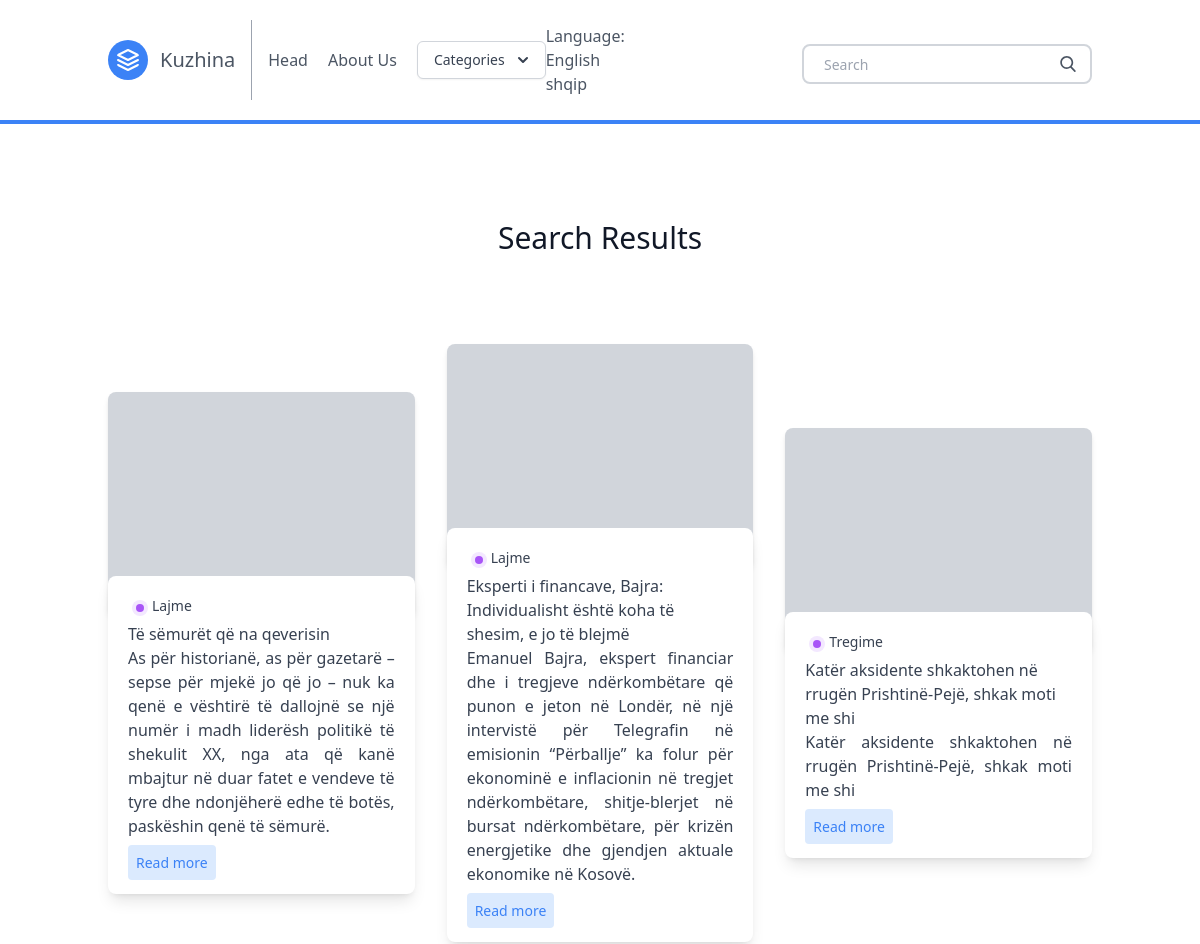
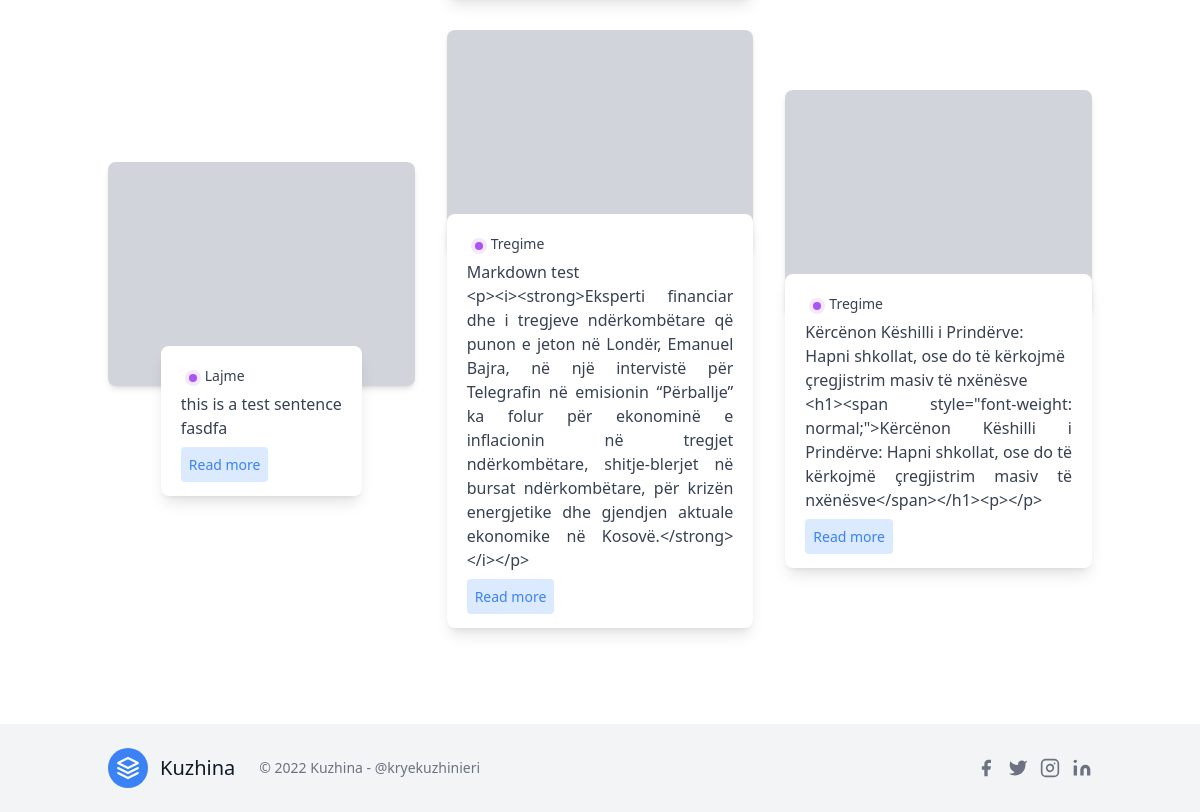
/en/search/, run on the app's committed database (2 pictures, top to bottom).
### blog/models.py (models this page shows, shortened)
class Post(models.Model):
    title = models.CharField(_('title'), max_length=100)
    slug = models.SlugField(_('slug'), unique=True, max_length=100)
    overview = models.TextField(_('overview'))
    timestamp = models.DateTimeField(_('timestamp'), auto_now_add=True)
    content = models.TextField(_('content'))
    author = models.ForeignKey(Author, on_delete=models.CASCADE)
    thumbnail = models.ImageField(_('thumbnail'))
    categories = models.ManyToManyField(Category)
    featured = models.BooleanField(_('featured'))

class Category(models.Model):
    title = models.CharField(_('title'), max_length=20)
    subtitle = models.CharField(_('subtitle'), max_length=20)
    slug = models.SlugField(_('slug'), unique=True)
    thumbnail = models.ImageField(_('thumbnail'))
    language = models.CharField(_('Language'), choices=LANGUAGES, max_length=20, default=LANGUAGES[1])

### blog/views.py (the view)
# urls.py: path('search/', search, name="search"),
def search(request):
    queryset = Post.objects.all()
    query = request.GET.get('q')
    if query:
        queryset = queryset.filter(
            Q(title__icontains=query) |
            Q(overview__icontains=query)
        ).distinct()
    context = {
        'object_list': queryset,
    }
    return render(request, "search_results.html", context)

### blog/templatetags/markdown_extras.py (called while the page is built)
@register.simple_tag
def get_categories():
    return Category.objects.all()[0:3]

### templates/search_results.html
{% extends 'base.html' %}
{% load i18n %}
{% block content %}
<section class="blog text-gray-700 body-font">
    <div class="container px-5 py-24 mx-auto">
      <div class="flex flex-wrap w-full mb-20 flex-col items-center text-center">
        <h1 class="sm:text-3xl text-2xl font-medium title-font mb-2 text-gray-900">
          {% trans "Search Results" %}</h1>
      </div>
      <div class="flex flex-wrap sm:-m-4 -mx-4 -mb-10 -mt-4">
        {% for obj in object_list %}
        <div class="p-4 md:w-1/3 md:mb-0 mb-6 flex flex-col justify-center items-center max-w-sm mx-auto">
          <div class="bg-gray-300 h-56 w-full rounded-lg shadow-md bg-cover bg-center" style="background-image: url(https://images.unsplash.com/photo-1521185496955-15097b20c5fe?ixlib=rb-1.2.1&ixid=eyJhcHBfaWQiOjEyMDd9&auto=format&fit=crop&w=1951&q=80"></div>
          <div class=" w-70 bg-white -mt-10 shadow-lg rounded-lg overflow-hidden p-5">
            <div class="header-content inline-flex ">
              <div class="category-badge flex-1  h-4 w-4 m rounded-full m-1 bg-purple-100">
                <div class="h-2 w-2 rounded-full m-1 bg-purple-500 " ></div>
              </div>
              {% for category in obj.categories.all %}
              <div class="category-title flex-1 text-sm">
                {{ category.title }}
              </div>
              {% endfor %}
            </div>
              <div class="title-post font-medium">
              {{ obj.title }}
              </div>
              <div class="summary-post text-base text-justify">
                {{ obj.overview }}
              </div>
              <div class="mt-3">
              <a href="{% url 'post' obj.slug %}" class="bg-blue-100 text-blue-500 rounded p-2 text-sm ">
                Read more
              </a>
            </div>
          </div>
        </div>
        {% endfor %}
      </div>
    </div>
</section>
{% endblock %}

### data on the page
Post: title "Të sëmurët që na qeverisin", overview "As për historianë, as për gazetarë – sepse për mjekë jo që jo – nuk ka qenë e vështirë të dallojnë se një numër i madh liderësh politikë të shekulit XX, nga ata që kanë mbajtur në duar fatet e vendeve të tyre dhe ndonjëherë edhe të botës, paskëshin qenë të sëmurë."
Category: title "Lajme"
Post: title "Eksperti i financave, Bajra: Individualisht është koha të shesim, e jo të blejmë", overview "Emanuel Bajra, ekspert financiar dhe i tregjeve ndërkombëtare që punon e jeton në Londër, në një intervistë për Telegrafin në emisionin “Përballje” ka folur për ekonominë e inflacionin në tregjet ndërkombëtare, shitje-blerjet në bursat ndërkombëtare, për krizën energjetike dhe gjendjen aktuale ekonomike në Kosovë."
Post: title "Katër aksidente shkaktohen në rrugën Prishtinë-Pejë, shkak moti me shi", overview "Katër aksidente shkaktohen në rrugën Prishtinë-Pejë, shkak moti me shi"
Category: title "Tregime"
Post: title "this is a test sentence", overview "fasdfa"
Post: title "Markdown test", overview "<p><i><strong>Eksperti financiar dhe i tregjeve ndërkombëtare që punon e jeton në Londër, Emanuel Bajra, në një intervistë për Telegrafin në emisionin “Përballje” ka folur për ekonominë e inflacionin në tregjet ndërkombëtare, shitje-blerjet në bursat ndërkombëtare, për krizën energjetike dhe gjendjen aktuale ekonomike në Kosovë.</strong></i></p>"
Post: title "Kërcënon Këshilli i Prindërve: Hapni shkollat, ose do të kërkojmë çregjistrim masiv të nxënësve", overview "<h1><span style=\"font-weight: normal;\">Kërcënon Këshilli i Prindërve: Hapni shkollat, ose do të kërkojmë çregjistrim masiv të nxënësve</span></h1><p></p>"

### other printed values
{{ language.name_local }} "English" "shqip"
